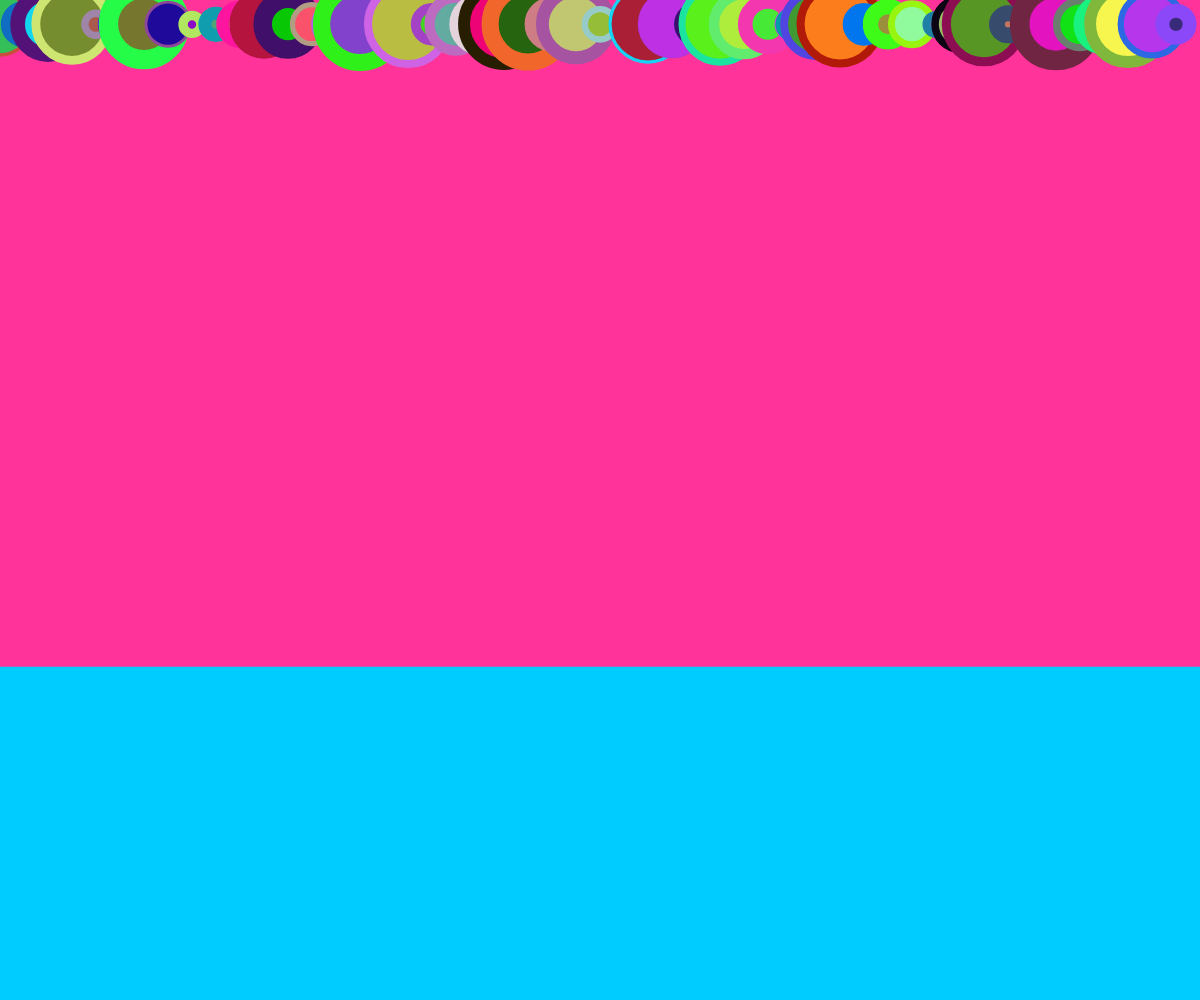
Frame 1 (no input)
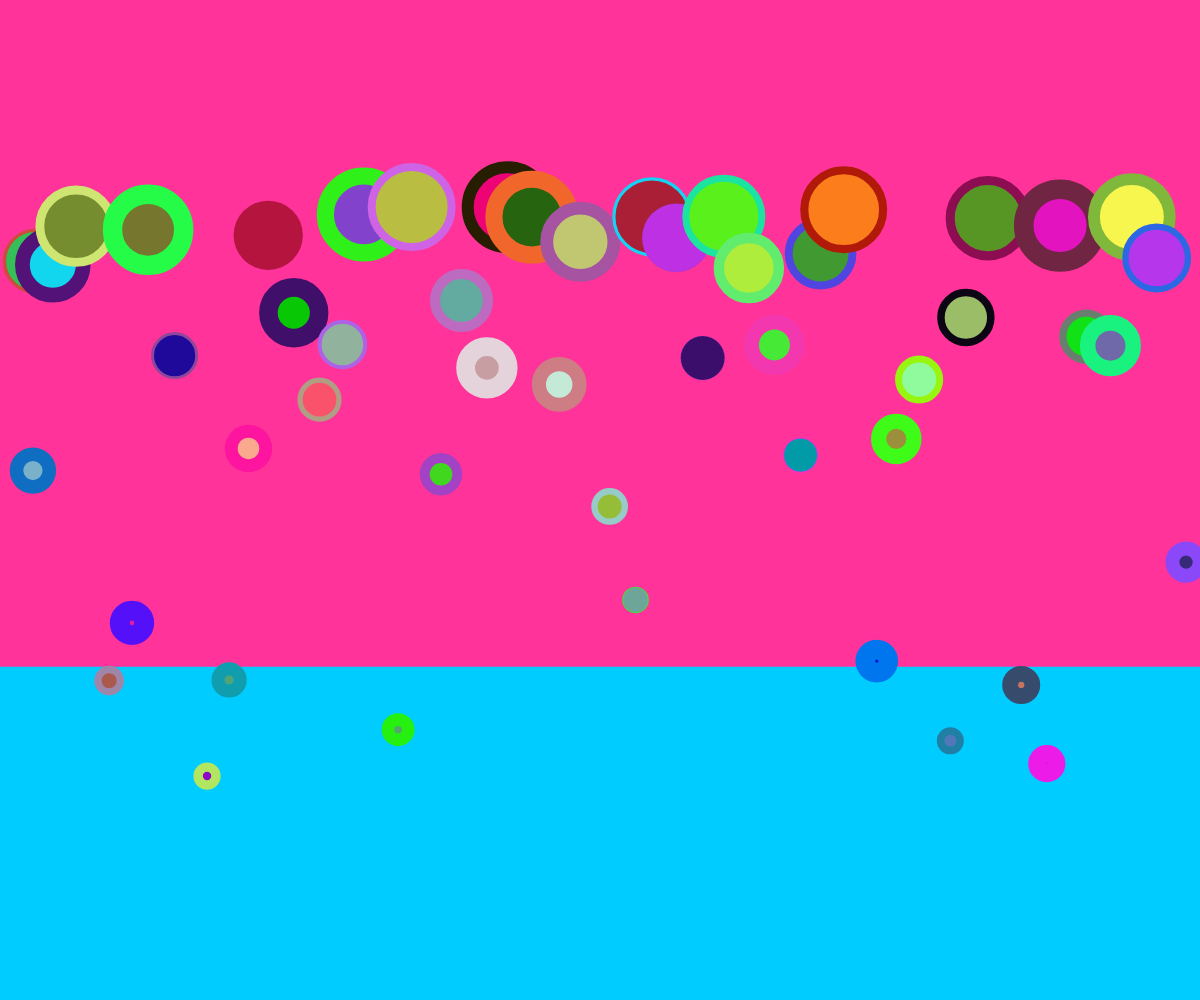
Frame 60 (no input)
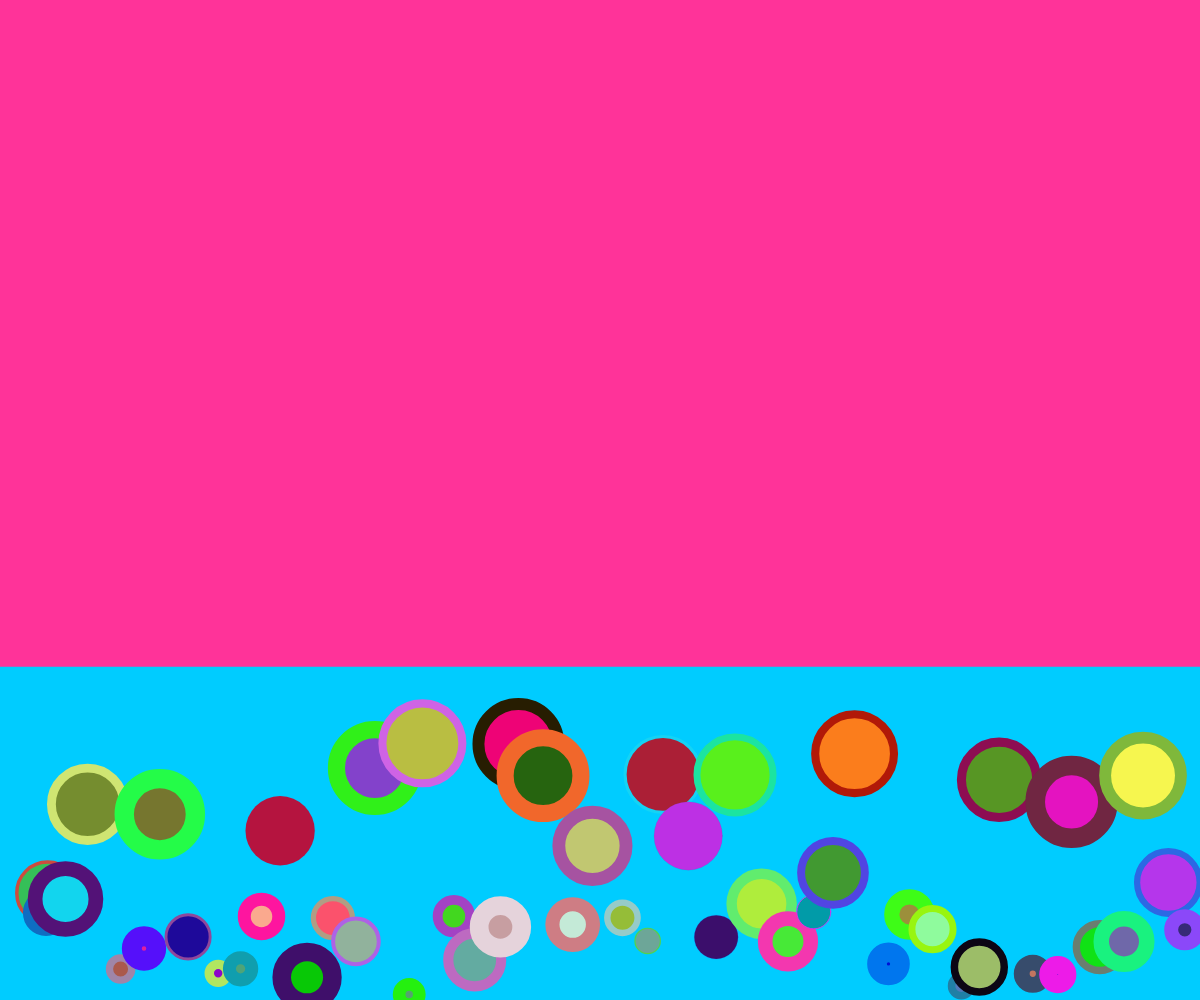
Frame 120 (the mouse pressed at the canvas centre since frame 60)

The p5.js sketch that drew these frames (run headless with seeded random() and noise() and a simulated clock; from frame 60 on, the mouse is pressed at the canvas centre):

// p5.js sketch
// ── sketch.js
// The Nature of Code
// Daniel Shiffman
// http://natureofcode.com

let bg_color_x = 255;
let bg_color_y = 51;
let bg_color_z = 153;

let movers = []
let numberOfMovers = 50;

let ellipseColorsSet = [];
let ellipseStrokeColorsSet = [];
let ellipseStrokeWeight = [];

//the max allowed stroke Weight
let stroke_Weight = 20;

let massMinimum = 1;
let massMaximum = 5;

let windX = 0.01;
let windY = 0;

let gravityX = 0;
let gravityY = 0.5;

let realGravity = false;

let realFriction = false;

let frictionInit = 0.01;
let frictionMult = 0.1;

// Liquid
let liquid;
let liquidCoEfficient = 0.01; //I think this is cohesion. not sure.
let heightDivider = 3;

let moverGap;

function setup() {
  var cnv = createCanvas(windowWidth, windowHeight);
  cnv.style('display', 'block');
  background(bg_color_x, bg_color_y, bg_color_z);
  // Create liquid object
  liquid = new Liquid(0, height - height / heightDivider, width, height / heightDivider, liquidCoEfficient);  
  moverGap = windowWidth/numberOfMovers;
  for (var i = 0; i < numberOfMovers; i++) {
    // Initializing many Mover objects, all with random mass (and all starting at 0,0)
    movers[i] = new Mover(moverGap * i, moverGap, random(massMinimum, massMaximum));
    //movers[i] = new Mover(0, 0, random(massMinimum, massMaximum));
    //random color and stuff
    ellipseColorsSet[i] = new colorRGBSet();
    ellipseStrokeColorsSet[i] = new colorRGBSet();
    ellipseStrokeWeight[i] = random(stroke_Weight);
  }
}


function draw() {

  background(bg_color_x, bg_color_y, bg_color_z);

  // Draw water
  liquid.display();  

  var wind = new createVector(windX, windY);
  // Make up two forces.
  var gravity = new createVector(gravityX, gravityY);

  //[full] Loop through all objects and apply both forces to each object.
  for (var i = 0; i < movers.length; i++) {
    movers[i].applyForce(wind);

    if (realGravity == true) {
      // float m = movers[i].mass;

      // Scaling gravity by mass to be more accurate

      //     PVector gravity = new PVector(0,0.1*m);      
      let tempMass = movers[i].mass;
      let tempGravity = new createVector(0, gravityY * tempMass);
      gravity = tempGravity;

    }

    if (realFriction == true) {

      var c = frictionInit; //[bold]
      let friction = movers[i].velocity.copy(); //[bold]
      friction.mult(-frictionMult); //[bold]
      friction.normalize(); //[bold]
      friction.mult(c); //[bold]

      // Apply the friction force vector to the object.
      movers[i].applyForce(friction); //[bold]      
    }

    //apply water drag force
    // Is the Mover in the liquid?
    if (liquid.contains(movers[i])) {
      // Calculate drag force
      let dragForce = liquid.calculateDrag(movers[i]);
      // Apply drag force to Mover
      movers[i].applyForce(dragForce);
    }    

    movers[i].applyForce(gravity);
    //[end]
    movers[i].update();
    // movers[i].display();
    movers[i].display(ellipseColorsSet[i], ellipseStrokeColorsSet[i], ellipseStrokeWeight[i]);
    movers[i].checkEdges();
  }

}


function windowResized() {
  resizeCanvas(windowWidth, windowHeight);
  background(bg_color_x, bg_color_y, bg_color_z);
}

// ── liquid.js
let dragForceMultiplier = 1;

class Liquid {
    constructor(x, y, w, h, c) {
      this.x = x;
      this.y = y;
      this.w = w;
      this.h = h;
      this.c = c;
    }
  
    // Is the Mover in the Liquid?
    contains(mover) {
      let l = mover.position;
      return l.x > this.x && l.x < this.x + this.w &&
        l.y > this.y && l.y < this.y + this.h;
    }
  
    // Calculate drag force
    calculateDrag(mover) {
      // Magnitude is coefficient * speed squared
      let speed = mover.velocity.mag();
      let dragMagnitude = this.c * speed * speed;
  
      // Direction is inverse of velocity
      let dragForce = mover.velocity.copy();
      dragForce.mult(-dragForceMultiplier);
  
      // Scale according to magnitude
      // dragForce.setMag(dragMagnitude);
      dragForce.normalize();
      dragForce.mult(dragMagnitude);
      return dragForce;
    }
  
    display() {
      noStroke();
      //rgb(0, 204, 255) - blue color
      fill(0, 204, 255);
      rect(this.x, this.y, this.w, this.h);
    }
  }
// ── mover.js
let fill_ellipse_color_x = 155;
let fill_ellipse_color_y = 51;
let fill_ellipse_color_z = 200;

let ellipse_width = 64
let ellipse_height = 64

let xoff = 0;
let xincrement = 0.02;

let yoff = 0;
let yincrement = 0.03;

let xoff2 = 0;
let xincrement2 = 0.03;

let yoff2 = 0;
let yincrement2 = 0.01;

let radiusMultiplier = 8;

class colorRGBSet {
    constructor() {
        this.red = random(255);
        this.green = random(255);
        this.blue = random(255);
    }
}

class Mover {
    constructor(x, y, m) {
        this.mass = m;
        this.radius = m * radiusMultiplier;
        this.position = createVector(x, y);
        this.velocity = createVector(0, 0);
        this.acceleration = createVector(0, 0);
    }

    applyForce(force) {
        let f = p5.Vector.div(force, this.mass);
        this.acceleration.add(f);
    }

    update() {
        this.velocity.add(this.acceleration);
        this.position.add(this.velocity);
        this.acceleration.mult(0);
    }

    display() {
        stroke(0);
        strokeWeight(2);
        fill(255, 127);
        ellipse(this.position.x, this.position.y, this.radius * 2);
    }

    checkEdges() {
        if (this.position.x > width - this.radius) {
            this.position.x = width - this.radius;
            this.velocity.x *= -1;
        } else if (this.position.x < this.radius) {
            this.position.x = this.radius;
            this.velocity.x *= -1;
        }
        if (this.position.y > height - this.radius) {
            this.position.y = height - this.radius;
            this.velocity.y *= -1;
        }
    }

    display(rgbSetFill, rgbSetStroke, stroke_Weight) {
        stroke(rgbSetStroke.red, rgbSetStroke.green, rgbSetStroke.blue);
        strokeWeight(stroke_Weight);
        fill(rgbSetFill.red, rgbSetFill.green, rgbSetFill.blue);
        ellipse(this.position.x, this.position.y, this.radius * 2);
    }

}
